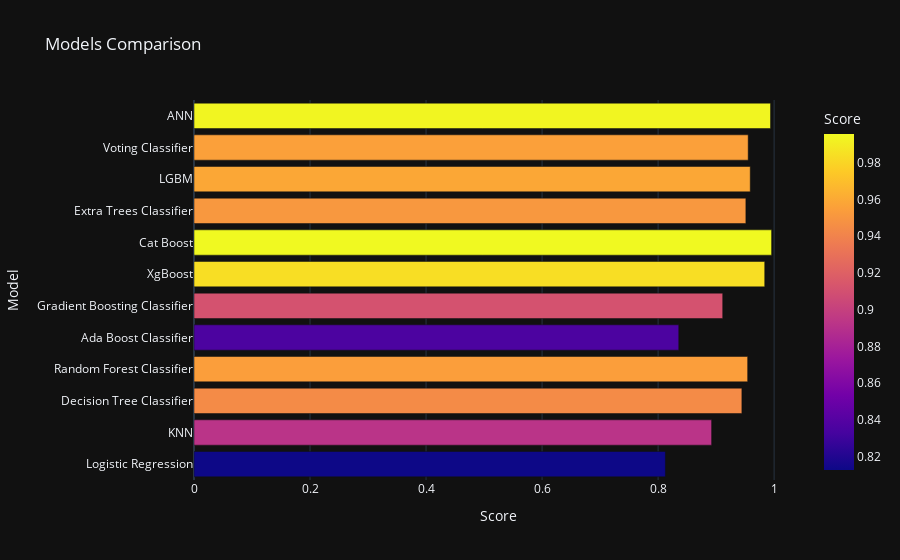

Notebook code for this chart:
### Code cell
px.bar(data_frame = models, x = 'Score', y = 'Model', color = 'Score', template = 'plotly_dark', title = 'Models Comparison')

### Figure 1 — Plotly figure (JSON) as saved in the notebook; plotly's stock layout.template omitted (floating-point values rounded to 4 significant figures)
{"data": [{"alignmentgroup": "True", "hovertemplate": "Score=%{marker.color}<br>Model=%{y}<extra></extra>", "legendgroup": "", "marker": {"color": [0.8127, 0.8923, 0.9444, 0.9544, 0.8357, 0.9114, 0.9838, 0.9957, 0.9513, 0.9588, 0.9553, 0.9938], "coloraxis": "coloraxis", "pattern": {"shape": ""}}, "name": "", "offsetgroup": "", "orientation": "h", "showlegend": false, "textposition": "auto", "type": "bar", "x": [0.8127, 0.8923, 0.9444, 0.9544, 0.8357, 0.9114, 0.9838, 0.9957, 0.9513, 0.9588, 0.9553, 0.9938], "xaxis": "x", "y": ["Logistic Regression", "KNN", "Decision Tree Classifier", "Random Forest Classifier", "Ada Boost Classifier", "Gradient Boosting Classifier", "XgBoost", "Cat Boost", "Extra Trees Classifier", "LGBM", "Voting Classifier", "ANN"], "yaxis": "y"}], "layout": {"barmode": "relative", "coloraxis": {"colorbar": {"title": {"text": "Score"}}, "colorscale": [[0, "#0d0887"], [0.1111, "#46039f"], [0.2222, "#7201a8"], [0.3333, "#9c179e"], [0.4444, "#bd3786"], [0.5556, "#d8576b"], [0.6667, "#ed7953"], [0.7778, "#fb9f3a"], [0.8889, "#fdca26"], [1, "#f0f921"]]}, "legend": {"tracegroupgap": 0}, "title": {"text": "Models Comparison"}, "xaxis": {"anchor": "y", "domain": [0, 1], "title": {"text": "Score"}}, "yaxis": {"anchor": "x", "domain": [0, 1], "title": {"text": "Model"}}}}
